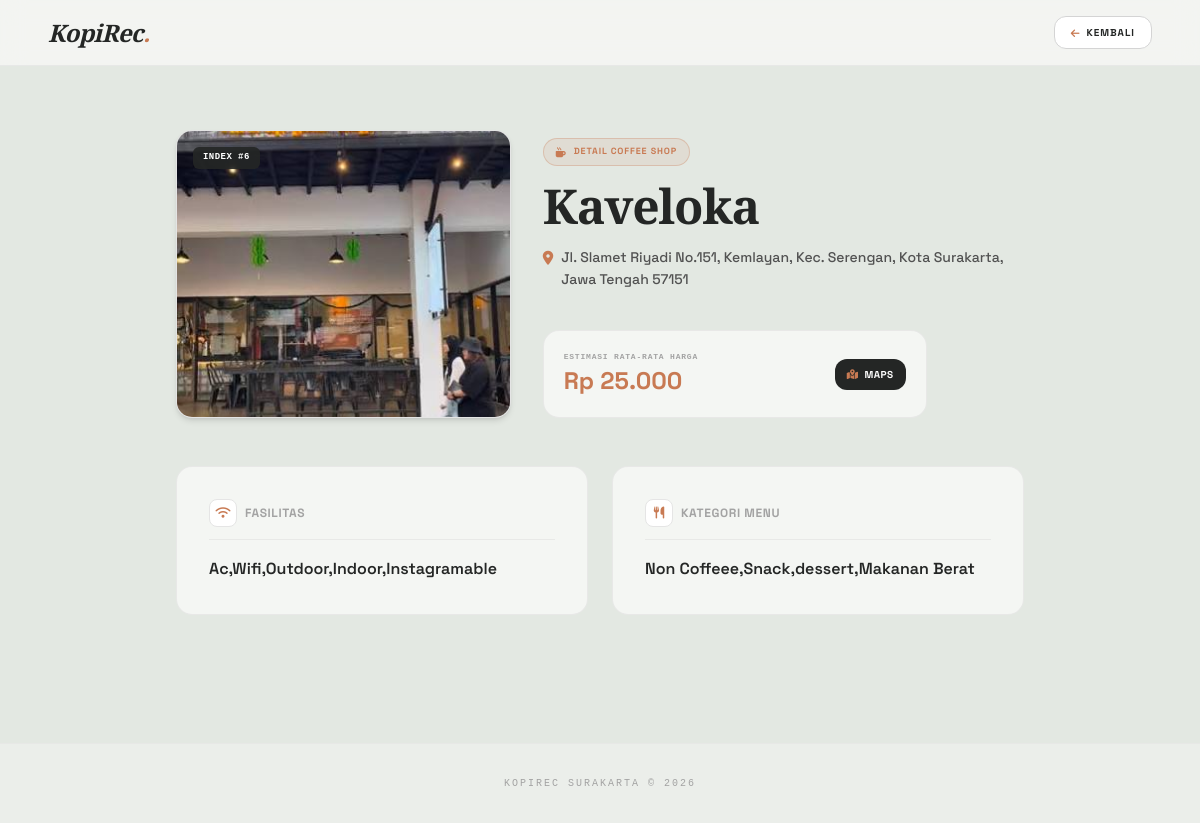
The app's page /detail/6 with its own data.
### tables this page shows
CREATE TABLE "coffee_shop" (
"No" INTEGER,
  "Nama" TEXT,
  "Fasilitas" TEXT,
  "Menu" TEXT,
  "Harga" REAL,
  "Alamat" TEXT
);

### app.py (the view)
@app.route('/detail/<int:no>')
def detail_coffee_shop(no):
    df = ambil_data_base()
    df_detail = df[df['No'] == no]
    if df_detail.empty:
        return "Coffee shop tidak ditemukan.", 404
    coffee_shop_data = df_detail.iloc[0].to_dict()
    return render_template('detail.html', coffee_shop=coffee_shop_data)

### app.py (called while the page is built)
def ambil_data_base():
    conn = sqlite3.connect('instance/coffee_shop.db')
    df = pd.read_sql_query("SELECT * FROM coffee_shop", conn)
    conn.close()
    return df

### templates/detail.html (shortened to what this page needs)
<!DOCTYPE html>
<html lang="id">
<head>
    <script src="https://cdn.tailwindcss.com"></script>
    <link rel="stylesheet" href="https://cdnjs.cloudflare.com/ajax/libs/font-awesome/6.4.0/css/all.min.css">
</head>
<body class="antialiased min-h-screen font-sans">
    <header class="w-full bg-[#F4F6F3]/90 backdrop-blur-md sticky top-0 z-50 border-b border-neutral-300/40 shadow-xs">
        <div class="max-w-6xl mx-auto px-6 py-4 flex items-center justify-between gap-4">
            <a href="/" class="font-serif text-2xl font-bold tracking-tight italic text-[#242625]">
                KopiRec<span class="text-[#C87A53]">.</span>
            </a>
            <button onclick="history.back()" class="text-[10px] uppercase font-bold tracking-widest bg-white border border-neutral-300 px-4 py-2 rounded-xl text-[#242625] hover:bg-neutral-50 hover:border-neutral-400 transition shadow-2xs flex items-center gap-1.5">
                <i class="fa-solid fa-arrow-left text-[#C87A53]"></i> Kembali
            </button>
        </div>
    </header>
    <main class="max-w-4xl mx-auto px-6 py-12 sm:py-16">
        <div class="grid grid-cols-1 md:grid-cols-12 gap-8 items-start mb-12">
            <div class="md:col-span-5 w-full h-64 md:h-72 rounded-2xl overflow-hidden bg-neutral-200 shadow-md border border-neutral-200/60 relative group">
                <img src="{{ url_for('static', filename='images/' + coffee_shop.No|string + '.jpg') }}"
                     alt="{{ coffee_shop.Nama }}"
                     class="w-full h-full object-cover transform group-hover:scale-102 transition-transform duration-700"
                     onerror="this.onerror=null; this.src='https://placehold.co/600x400/242625/FFF?text=KopiRec';">
                <span class="absolute top-4 left-4 text-[9px] font-mono font-bold bg-[#242625]/90 text-white backdrop-blur-xs px-2.5 py-1 rounded-md tracking-wider shadow-sm">INDEX #{{ coffee_shop.No }}</span>
            </div>
            <div class="md:col-span-7 flex flex-col justify-between h-full space-y-6 pt-2">
                <div class="space-y-4">
                    <div class="inline-flex items-center gap-2 bg-[#C87A53]/10 border border-[#C87A53]/30 text-[#C87A53] px-3 py-1.5 rounded-full shadow-2xs">
                        <i class="fa-solid fa-mug-hot text-[10px]"></i>
                        <span class="text-[9px] uppercase font-bold tracking-widest">Detail Coffee shop</span>
                    </div>
                    <h1 class="font-serif text-4xl sm:text-5xl font-bold tracking-tight text-[#242625] leading-tight">
                        {{ coffee_shop.Nama }}
                    </h1>
                    <p class="text-sm text-neutral-600 flex items-start gap-2 leading-relaxed font-medium">
                        <i class="fa-solid fa-location-dot text-[#C87A53] text-sm mt-0.5 flex-shrink-0"></i>
                        <span>{{ coffee_shop.Alamat }}</span>
                    </p>
                </div>
                <div class="bg-[#F4F6F3] border border-neutral-200/80 rounded-2xl p-5 flex items-center justify-between shadow-2xs max-w-sm">
                    <div>
                        <span class="text-[8px] font-mono tracking-widest text-neutral-400 uppercase block font-bold mb-0.5">Estimasi Rata-rata Harga</span>
                        <p class="text-2xl font-bold text-[#C87A53]">Rp {{ coffee_shop.Harga|int }}.000</p>
                    </div>
                    <a href="https://www.google.com/maps/search/?api=1&query={{ coffee_shop.Nama|urlencode }}+Surakarta"
                    target="_blank"
                    rel="noopener noreferrer"
                    class="bg-[#242625] text-white rounded-xl text-[10px] font-bold uppercase tracking-wider text-center py-2 px-3 hover:bg-[#343735] transition-all flex items-center justify-center gap-1.5 shadow-2xs">
                        <i class="fa-solid fa-map-location-dot text-[#C87A53]"></i> Maps
                    </a>
                </div>
            </div>
        </div>
        <div class="grid grid-cols-1 md:grid-cols-2 gap-6 mb-16">
            <div class="bg-[#F4F6F3] rounded-2xl p-6 md:p-8 border border-neutral-200/80 shadow-xs space-y-4">
                <div class="flex items-center gap-2 pb-3 border-b border-neutral-300/40">
                    <div class="w-7 h-7 rounded-lg bg-white border border-neutral-200 flex items-center justify-center text-[#C87A53]">
                        <i class="fa-solid fa-wifi text-xs"></i>
                    </div>
                    <h3 class="text-xs font-bold uppercase tracking-wider text-neutral-400">Fasilitas</h3>
                </div>
                <p class="text-base font-semibold text-[#242625] leading-relaxed">
                    {{ coffee_shop.Fasilitas }}
                </p>
            </div>
            <div class="bg-[#F4F6F3] rounded-2xl p-6 md:p-8 border border-neutral-200/80 shadow-xs space-y-4">
                <div class="flex items-center gap-2 pb-3 border-b border-neutral-300/40">
                    <div class="w-7 h-7 rounded-lg bg-white border border-neutral-200 flex items-center justify-center text-[#C87A53]">
                        <i class="fa-solid fa-utensils text-xs"></i>
                    </div>
                    <h3 class="text-xs font-bold uppercase tracking-wider text-neutral-400">Kategori Menu</h3>
                </div>
                <p class="text-base font-semibold text-[#242625] leading-relaxed">
                    {{ coffee_shop.Menu }}
                </p>
            </div>
        </div>
    </main>
    <footer class="w-full py-8 text-center text-[10px] font-mono text-neutral-400 uppercase tracking-[0.2em] bg-[#F4F6F3]/50 border-t border-neutral-200/60">
        KOPIREC SURAKARTA © 2026
    </footer>
</body>
</html>

### templates/detail.html (style rules this page uses)
body { background-color: #E3E8E2; color: #242625; }

### records on screen
coffee_shop: No "6", Nama "Kaveloka", Alamat "Jl. Slamet Riyadi No.151, Kemlayan, Kec. Serengan, Kota Surakarta, Jawa Tengah 57151", Harga "25", Fasilitas "Ac,Wifi,Outdoor,Indoor,Instagramable", Menu "Non Coffeee,Snack,dessert,Makanan Berat"
